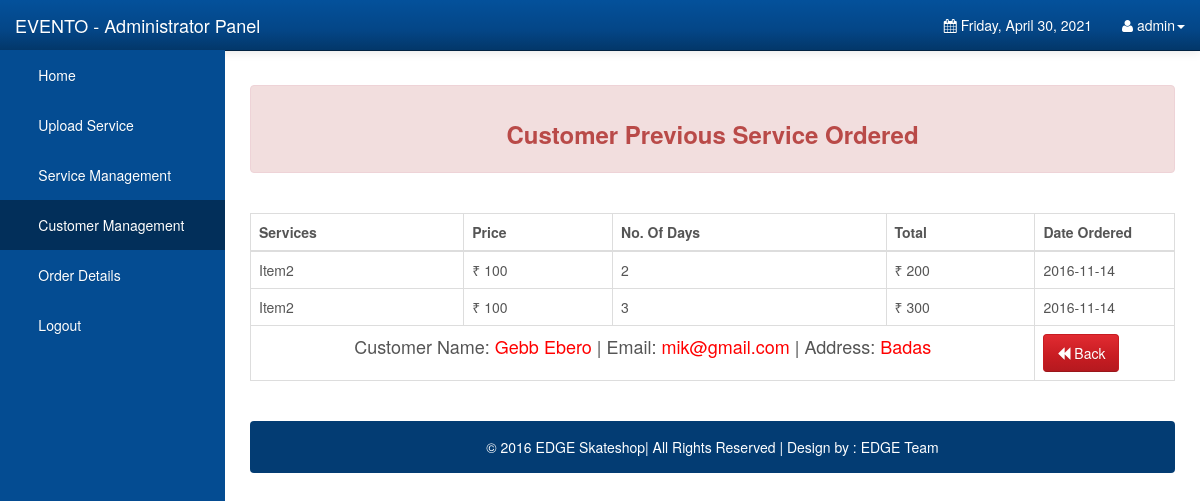
Page /Admin/previous_orders.php?previous_id=4 (signed in) on the committed database.
### tables this page shows
CREATE TABLE `orderdetails` (
  `order_id` int(10) unsigned NOT NULL AUTO_INCREMENT,
  `user_id` int(11) NOT NULL DEFAULT '0',
  `order_name` varchar(1000) NOT NULL DEFAULT '',
  `order_price` double NOT NULL DEFAULT '0',
  `order_quantity` int(10) unsigned NOT NULL DEFAULT '0',
  `order_total` double NOT NULL DEFAULT '0',
  `order_status` varchar(45) NOT NULL DEFAULT '',
  `order_date` date NOT NULL DEFAULT '0000-00-00',
  PRIMARY KEY (`order_id`),
  KEY `FK_orderdetails_1` (`user_id`),
  CONSTRAINT `FK_orderdetails_1` FOREIGN KEY (`user_id`) REFERENCES `users` (`user_id`) ON DELETE CASCADE ON UPDATE CASCADE
);

CREATE TABLE `users` (
  `user_id` int(11) NOT NULL AUTO_INCREMENT,
  `user_email` varchar(1000) NOT NULL,
  `user_password` varchar(1000) NOT NULL,
  `user_firstname` varchar(1000) NOT NULL,
  `user_lastname` varchar(1000) NOT NULL,
  `user_address` varchar(1000) NOT NULL,
  PRIMARY KEY (`user_id`)
);

### Admin/previous_orders.php (the view, shortened to what this page needs)
<?php
	require_once 'config.php';
	if(isset($_GET['previous_id']) && !empty($_GET['previous_id']))
	{
		$view_id = $_GET['previous_id'];
		$stmt_edit = $DB_con->prepare('SELECT * FROM users WHERE user_id=:user_id');
		$stmt_edit->execute(array(':user_id'=>$view_id));
		$edit_row = $stmt_edit->fetch(PDO::FETCH_ASSOC);
		extract($edit_row);
	}
	else
	{
		header("Location: customers.php");
	}
?>
<!DOCTYPE html>
<html lang="en">
<head>
    <link rel="stylesheet" type="text/css" href="bootstrap/css/bootstrap.min.css" />
    <link rel="stylesheet" type="text/css" href="font-awesome/css/font-awesome.min.css" />
    <link rel="stylesheet" type="text/css" href="css/local.css" />
</head>
<body>
    <div id="wrapper">
        <nav class="navbar navbar-inverse navbar-fixed-top" role="navigation">
            <div class="navbar-header">
                <a class="navbar-brand" href="index.php">EVENTO - Administrator Panel</a>
            </div>
            <div class="collapse navbar-collapse navbar-ex1-collapse">
                <ul class="nav navbar-nav side-nav">
                    <li><a href="index.php"> &nbsp; &nbsp; &nbsp; Home</a></li>
					<li><a data-toggle="modal" data-target="#uploadModal"> &nbsp; &nbsp; &nbsp; Upload Service</a></li>
					<li><a href="items.php"> &nbsp; &nbsp; &nbsp; Service Management</a></li>
					<li class="active"><a href="customers.php"> &nbsp; &nbsp; &nbsp; Customer Management</a></li>
					<li><a href="orderdetails.php"> &nbsp; &nbsp; &nbsp; Order Details</a></li>
					<li><a href="logout.php"> &nbsp; &nbsp; &nbsp; Logout</a></li>
                </ul>
                <ul class="nav navbar-nav navbar-right navbar-user">
                    <li class="dropdown messages-dropdown">
                        <a href="#"><i class="fa fa-calendar"></i>  <?php
                            $Today=date('y:m:d');
                            $new=date('l, F d, Y',strtotime($Today));
                            echo $new; ?></a>
                    </li>
                     <li class="dropdown user-dropdown">
                        <a href="#" class="dropdown-toggle" data-toggle="dropdown"><i class="fa fa-user"></i> <?php   extract($_SESSION); echo $admin_username; ?><b class="caret"></b></a>
                    </li>
                </ul>
            </div>
        </nav>
        <div id="page-wrapper">
			 <div class="alert alert-danger">
                          <center> <h3><strong>Customer Previous Service Ordered</strong> </h3></center>
						  </div>
						  <br />
						  <div class="table-responsive">
            <table class="display table table-bordered" id="example" cellspacing="0" width="100%">
              <thead>
                <tr>
                  <th>Services</th>
                  <th>Price</th>
				  <th>No. Of Days</th>
                  <th>Total</th>
				  <th>Date Ordered</th>
                </tr>
              </thead>
              <tbody>
			  <?php
include("config.php");
	$stmt = $DB_con->prepare("SELECT * FROM orderdetails where user_id='$user_id' and order_status='Ordered_Finished'");
	$stmt->execute();
	if($stmt->rowCount() > 0)
	{
		while($row=$stmt->fetch(PDO::FETCH_ASSOC))
		{
			extract($row);
			?>
                <tr>
                 <td><?php echo $order_name; ?></td>
				 <td>&#8377; <?php echo $order_price; ?> </td>
				 <td><?php echo $order_quantity; ?></td>
				 <td>&#8377; <?php echo $order_total; ?></td>
				  <td><?php echo $order_date; ?></td>
                </tr>
              <?php
		}
		echo "<tr>";
		echo "<td colspan='4' align='center' style='font-size:18px;'>"."Customer Name: <span style='color:red;'>".$user_firstname." ".$user_lastname."</span> | "."Email: <span style='color:red;'>".$user_email."</span> | "."Address: <span style='color:red;'>".$user_address." </span>";
		echo "</td>";
		echo "<td>"."<a class='btn btn-danger' href='customers.php'><span class='glyphicon glyphicon-backward'></span> Back<a/>";
		echo "</td>";
		echo "</tbody>";
		echo "</table>";
		echo "</div>";
		echo "<br />";
		echo '<div class="alert alert-default" style="background-color:#033c73;">
                       <p style="color:white;text-align:center;">
                       &copy 2016 EDGE Skateshop| All Rights Reserved |  Design by : EDGE Team
						</p>
                    </div>
	</div>';
		echo "</div>";
	}
?>
	<br />
	<br />
</body>
</html>

### Admin/css/local.css (style rules this page uses)
#wrapper { padding-left: 0; }
#page-wrapper { width: 100%; padding: 5px 15px; }
body { font-family: "Helvetica Neue", Helvetica, Arial, sans-serif; font-size: 14px; line-height: 1.42857143; color: #555555; background-color: #ffffff; }
.btn { display: inline-block; margin-bottom: 0; font-weight: normal; text-align: center; vertical-align: middle; cursor: pointer; background-image: none; border: 1px solid transparent; white-space: nowrap; padding: 8px 12px; font-size: 14px; line-height: 1.42857143; border-radius: 4px; -webkit-user-select: none; -moz-user-select: none; -ms-user-select: none; user-select: none; }
.btn-danger { color: #ffffff; background-color: #c71c22; border-color: #c71c22; }
.navbar-inverse { background-color: #033c73; border-color: #022f5a; }
.navbar-inverse .navbar-brand { color: #ffffff; }
.navbar-inverse .navbar-nav > li > a { color: #ffffff; }
.navbar-inverse .navbar-nav > .active > a, .navbar-inverse .navbar-nav > .active > a:hover, .navbar-inverse .navbar-nav > .active > a:focus { color: #ffffff; background-color: #022f5a; }
.navbar-inverse .navbar-collapse, .navbar-inverse .navbar-form { border-color: #022a50; }
.alert-danger { background-color: #f2dede; border-color: #eed3d7; color: #b94a48; }
.navbar { background-image: -webkit-linear-gradient(#54b4eb, #2fa4e7 60%, #1d9ce5); background-image: linear-gradient(#54b4eb, #2fa4e7 60%, #1d9ce5); background-repeat: no-repeat; filter: progid:DXImageTransform.Microsoft.gradient(startColorstr='#ff54b4eb', endColorstr='#ff1d9ce5', GradientType=0); border-bottom: 1px solid #178acc; filter: none; -webkit-box-shadow: 0 1px 10px rgba(0, 0, 0, 0.1); box-shadow: 0 1px 10px rgba(0, 0, 0, 0.1); }
.navbar .navbar-nav > li > a, .navbar-brand { text-shadow: 0 1px 0 rgba(0, 0, 0, 0.1); }
.navbar-inverse { background-image: -webkit-linear-gradient(#04519b, #044687 60%, #033769); background-image: linear-gradient(#04519b, #044687 60%, #033769); background-repeat: no-repeat; filter: progid:DXImageTransform.Microsoft.gradient(startColorstr='#ff04519b', endColorstr='#ff033769', GradientType=0); filter: none; border-bottom: 1px solid #022241; }
.btn { text-shadow: 0 1px 0 rgba(0, 0, 0, 0.1); }
.btn-danger { background-image: -webkit-linear-gradient(#e12b31, #c71c22 60%, #b5191f); background-image: linear-gradient(#e12b31, #c71c22 60%, #b5191f); background-repeat: no-repeat; filter: progid:DXImageTransform.Microsoft.gradient(startColorstr='#ffe12b31', endColorstr='#ffb5191f', GradientType=0); filter: none; border-bottom: 1px solid #9a161a; }
.clearfix:before, .clearfix:after, .container:before, .container:after, .container-fluid:before, .container-fluid:after, .row:before, .row:after, .form-horizontal .form-group:before, .form-horizontal .form-group:after, .btn-toolbar:before, .btn-toolbar:after, .btn-group-vertical > .btn-group:before, .btn-group-vertical > .btn-group:after, .nav:before, .nav:after, .navbar:before, .navbar:after, .navbar-header:before, .navbar-header:after, .navbar-collapse:before, .navbar-collapse:after, .pager:before, .pager:after, .panel-body:before, .panel-body:after, .modal-footer:before, .modal-footer:after { content: " "; display: table; }
.clearfix:after, .container:after, .container-fluid:after, .row:after, .form-horizontal .form-group:after, .btn-toolbar:after, .btn-group-vertical > .btn-group:after, .nav:after, .navbar:after, .navbar-header:after, .navbar-collapse:after, .pager:after, .panel-body:after, .modal-footer:after { clear: both; }
a { color: #2fa4e7; text-decoration: none; }
@media (min-width:768px) { #wrapper { padding-left: 225px; } }
@media (min-width:768px) { #page-wrapper { padding: 15px 25px; } }
@media (min-width:768px) { .side-nav { margin-left: -225px; left: 225px; width: 225px; position: fixed; top: 50px; height: 100%; border-radius: 0; border: none; background-color: #044C92; overflow-y: auto; } }
@media (min-width:768px) { .side-nav>li>a { width: 225px; } }
@media (min-width:768px) { .navbar-collapse { padding-left: 15px !important; padding-right: 15px !important; } }

### rows in the picture
orderdetails: order_name "Item2", order_price "100", order_quantity "2", order_total "200", order_date "2016-11-14"
orderdetails: order_name "Item2", order_price "100", order_quantity "3", order_total "300", order_date "2016-11-14"
users: user_firstname "Gebb", user_lastname "Ebero", user_email "mik@gmail.com", user_address "Badas"

### other values in the picture
$admin_username "admin"
